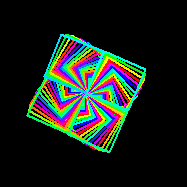

Here is the Python script that generated this plot:
"""
  调皮田彩格.py
 
  本程序需要coloradd模块支持,安装方法:
  pip install coloradd
  技术支持微信scartch8,QQ:406273900
  www.lixingqiu.com
"""
import turtle
from coloradd import coloradd
from winsound import PlaySound,SND_ASYNC,SND_LOOP

turtle.colormode(255)
turtle.bgcolor('black')
turtle.hideturtle()
turtle.pensize(2)
turtle.speed(0)
turtle.delay(0)
turtle.screensize(1,1)         # 设置画布尺寸为1x1
turtle.setup(360,480)
turtle.title('调皮田彩格www.lixingqiu.com')

PlaySound('笨蛋.wav',SND_ASYNC|SND_LOOP)

n = 1
while True:
    c = (255,0,0)
    size = 1
    for _ in range(120):
        for _ in range(4):
           c = coloradd(c,0.01)       # 把c这种颜色增加0.01
           turtle.color(c)            # 设置c为海龟画笔及填充颜色
           turtle.fd(size)            # 前进size个单位
           size += 0.1                # size增加0.1 
           turtle.right(n * 90)       # 旋转90度
        turtle.right(n * 91)          # 旋转91度
    while turtle.undobufferentries(): # 当有可撤销的动作的时候
        turtle.undo()                 # 撤销这个动作
    turtle.clear()                    # 清空所画的
    n = -n
    
